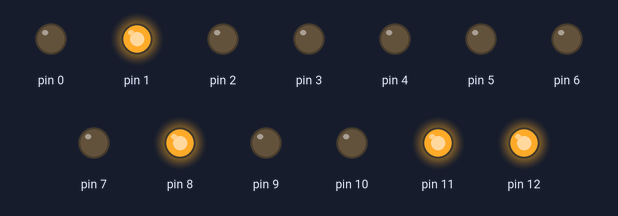
A sketch run on a simulated Arduino Uno, built with avr-gcc and run on an emulated ATmega328P. Parts: output pins drawn as LEDs (lit = HIGH). Random numbers use the default seed unless the sketch sets one.

Above: at 2.01 s.
At 7.71 s:
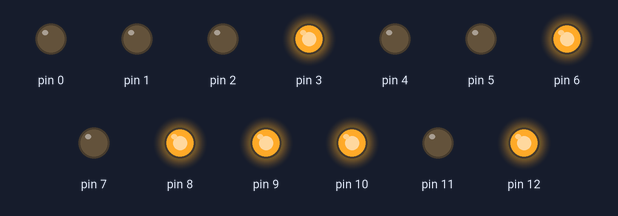
At 11.83 s:
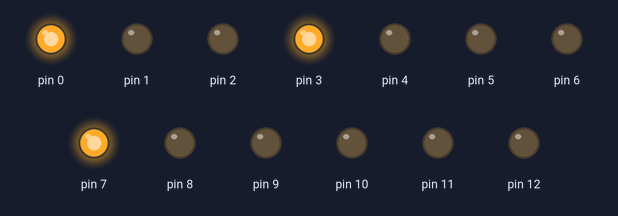
At 21.79 s:
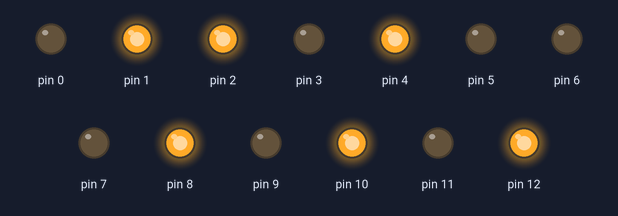
At 25.96 s:
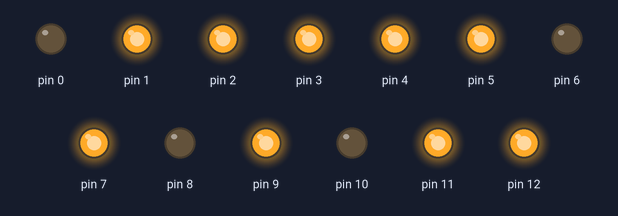
At 39.04 s:
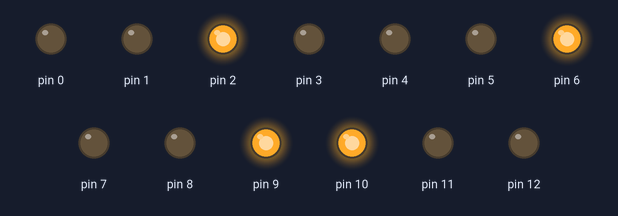
Timing chart, 0 to 40.0 s (numbered marks = the images above):
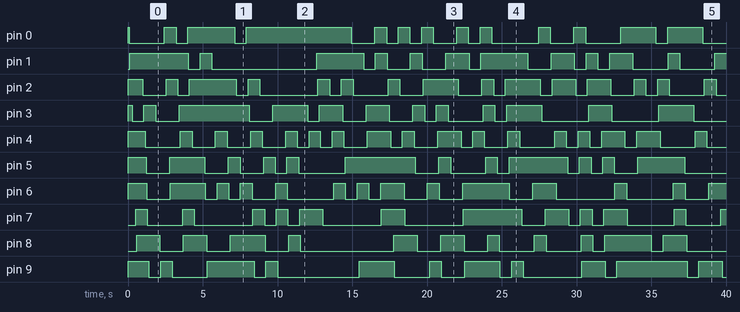

Measured:
- by itself, pin 0: HIGH → LOW at 0.08 s, → HIGH 2.4 s later, → LOW 0.78 s later, → HIGH 0.78 s later, … (25 changes in this stretch)
- by itself, pin 1: LOW → HIGH at 0.12 s, → LOW 3.9 s later, → HIGH 0.78 s later, → LOW 0.78 s later, … (23 changes in this stretch)
- by itself, pin 2: HIGH → LOW at 0.98 s, → HIGH 1.6 s later, → LOW 0.78 s later, → HIGH 0.78 s later, … (29 changes in this stretch)
- by itself, pin 3: HIGH → LOW at 0.28 s, → HIGH 0.78 s later, → LOW 0.78 s later, → HIGH 1.6 s later, … (23 changes in this stretch)
- by itself, pin 4: HIGH → LOW at 1.1 s, → HIGH 2.4 s later, → LOW 0.78 s later, → HIGH 1.6 s later, … (33 changes in this stretch)
- by itself, pin 5: HIGH → LOW at 1.2 s, → HIGH 1.6 s later, → LOW 2.4 s later, → HIGH 1.6 s later, … (23 changes in this stretch)
- by itself, pin 6: HIGH → LOW at 1.3 s, → HIGH 1.6 s later, → LOW 2.4 s later, → HIGH 0.78 s later, … (26 changes in this stretch)
- by itself, pin 7: LOW → HIGH at 0.52 s, → LOW 0.78 s later, → HIGH 2.4 s later, → LOW 0.78 s later, … (23 changes in this stretch)

The sketch:

arduinoTree.ino
```cpp
#include "Light.h"

const int SIZE = 13;
Light lights[] = { Light(0), Light(1), Light(2), Light(3), Light(4),
                   Light(5), Light(6), Light(7), Light(8), Light(9),
                   Light(10), Light(11), Light(12)
                 };

void setup() {
  randomSeed(analogRead(0));

  for (int i = 0; i < SIZE; ++i) {
    lights[i].randomlyTurnOn();
  }
}

void loop() {
  for (int i = 0; i < SIZE; ++i) {
    lights[i].randomToggle();
  }
}
```

Light.cpp
```cpp
#include <arduino.h>
#include "Light.h"

Light::Light(int pin) {
  pinMode(pin, OUTPUT);
  this->pin = pin;
  on = false;
  countdown = 0;
  delayAmount = random(1, 100);
}

void Light::turn(LightState state) {
  on = state == ON;
  update();
}

void Light::toggle() {
  on = !on;
  update();
}

void Light::update() {
  if (on) {
    digitalWrite(pin, HIGH);
  } else {
    digitalWrite(pin, LOW);
  }
}

void Light::randomToggle() {
  if (countdown == 0) {
    countdown = random(1, 500);
  } else {
    delay(delayAmount);
    --countdown;
    randomlyTurnOn();
  }
}

void Light::randomlyTurnOn() {
  turn(random(0,2) == 0 ? ON : OFF);
}
```

Light.h
```cpp
#ifndef __JH__LIGHT_H
#define __JH__LIGHT_H

enum LightState { OFF, ON };

class Light {
    boolean on;
    int pin;
    int delayAmount;
    int countdown;
    void update();

  public:
    Light(int);
    void turn(LightState);
    void toggle();
    void randomToggle();
    void randomlyTurnOn();
};

#endif
```
